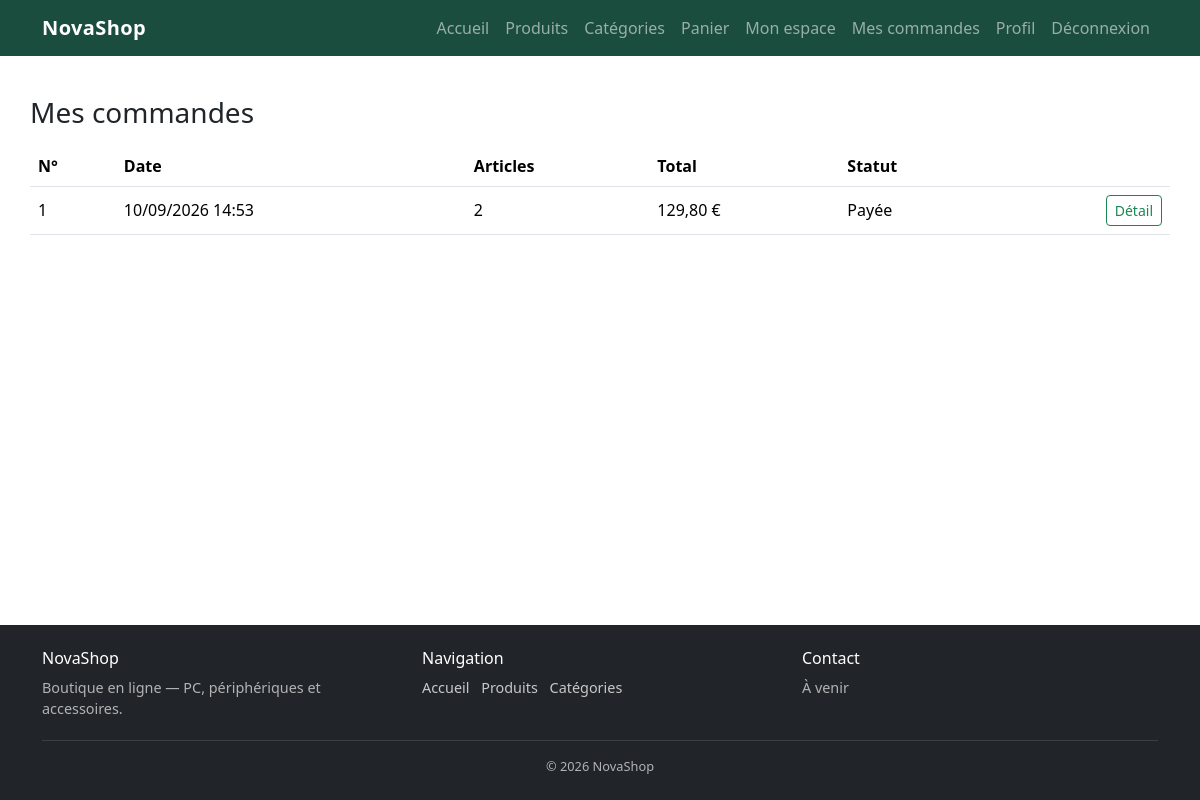
/commandes.php (signed in), run on the app's committed database.
### tables this page shows
CREATE TABLE orders (
    id INT UNSIGNED AUTO_INCREMENT PRIMARY KEY,
    user_id INT UNSIGNED NOT NULL,
    total DECIMAL(10, 2) NOT NULL,
    adresse_livraison VARCHAR(255) NOT NULL,
    mode_paiement ENUM('carte', 'livraison') NOT NULL DEFAULT 'livraison',
    statut ENUM('en_attente', 'payee', 'expediee', 'livree', 'annulee')
        NOT NULL DEFAULT 'en_attente',
    created_at DATETIME NOT NULL DEFAULT CURRENT_TIMESTAMP,
    CONSTRAINT fk_orders_user
        FOREIGN KEY (user_id) REFERENCES users(id)
        ON UPDATE CASCADE
        ON DELETE RESTRICT
);

### includes/functions.php (called while the page is built, shortened)
<?php
function e(?string $value): string
{
    return htmlspecialchars($value ?? '', ENT_QUOTES, 'UTF-8');
}

### includes/catalogue.php (called while the page is built, shortened)
<?php
function formatPrix(string|float $prix): string
{
    return number_format((float) $prix, 2, ',', ' ') . ' €';
}
function libelleStatut(string $statut): string
{
    return match ($statut) {
        'en_attente' => 'En attente de paiement',
        'payee' => 'Payée',
        'expediee' => 'Expédiée',
        'livree' => 'Livrée',
        'annulee' => 'Annulée',
        default => $statut,
    };
}

### commandes.php (the view, shortened to what this page needs)
<?php
require_once __DIR__ . '/includes/functions.php';
require_once __DIR__ . '/includes/catalogue.php';
require_once __DIR__ . '/config/database.php';
$userId = (int) $_SESSION['user_id'];
$stmt = $pdo->prepare(
    'SELECT o.id, o.total, o.statut, o.mode_paiement, o.created_at,
            COUNT(oi.id) AS nb_lignes
     FROM orders o
     LEFT JOIN order_items oi ON oi.order_id = o.id
     WHERE o.user_id = ?
     GROUP BY o.id, o.total, o.statut, o.mode_paiement, o.created_at
     ORDER BY o.created_at DESC, o.id DESC'
);
$stmt->execute([$userId]);
$commandes = $stmt->fetchAll();
require __DIR__ . '/includes/header.php';
?>
<h1 class="h3 mb-3">Mes commandes</h1>
<?php if ($commandes === []): ?>
    <div class="alert alert-secondary">Tu n’as pas encore passé de commande.</div>
    <a class="btn btn-success" href="<?= e(BASE_URL) ?>/produits.php">Voir le catalogue</a>
<?php else: ?>
    <div class="table-responsive">
        <table class="table align-middle">
            <thead>
                <tr>
                    <th scope="col">N°</th>
                    <th scope="col">Date</th>
                    <th scope="col">Articles</th>
                    <th scope="col">Total</th>
                    <th scope="col">Statut</th>
                    <th scope="col"><span class="visually-hidden">Détail</span></th>
                </tr>
            </thead>
            <tbody>
                <?php foreach ($commandes as $commande): ?>
                    <tr>
                        <td><?= e((string) $commande['id']) ?></td>
                        <td><?= e(date('d/m/Y H:i', strtotime((string) $commande['created_at']))) ?></td>
                        <td><?= e((string) $commande['nb_lignes']) ?></td>
                        <td><?= e(formatPrix($commande['total'])) ?></td>
                        <td><?= e(libelleStatut((string) $commande['statut'])) ?></td>
                        <td class="text-end">
                            <a class="btn btn-outline-success btn-sm" href="<?= e(BASE_URL) ?>/commande.php?id=<?= e((string) $commande['id']) ?>">
                                Détail
                            </a>
                        </td>
                    </tr>
                <?php endforeach; ?>
            </tbody>
        </table>
    </div>
<?php endif; ?>
<?php require __DIR__ . '/includes/footer.php'; ?>

### data on the page
orders: id "1", created_at "10/09/2026 14:53", nb_lignes "2", total "129,80 €", statut "Payée"
